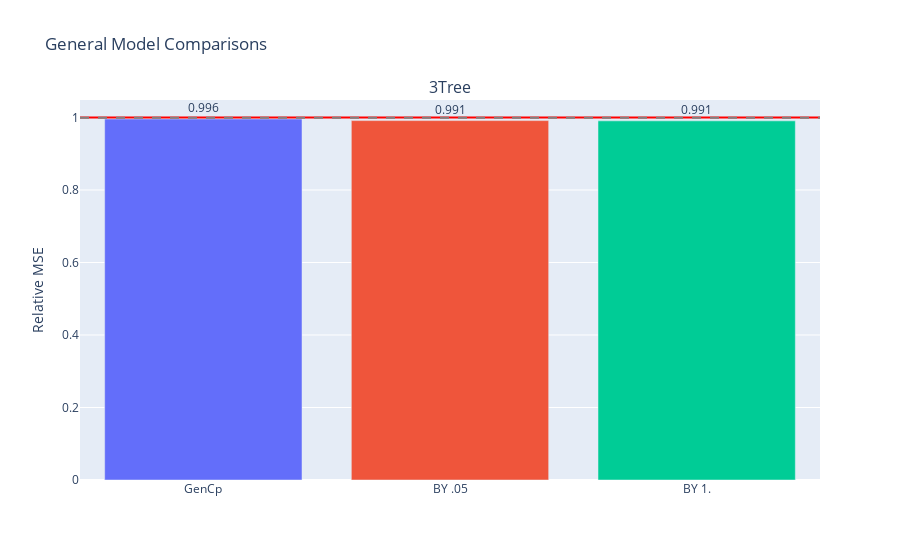

The cell this chart's notebook holds for it:
### Code cell
fig = gen_model_barplots(
    model_errs, 
    model_names, 
    est_names, 
    title, 
    has_elev_err=True
)
fig.show()

### Figure 1 — Plotly figure (JSON) as saved in the notebook; plotly's stock layout.template omitted (floating-point values rounded to 4 significant figures)
{"data": [{"marker": {"color": ["#636EFA", "#EF553B", "#00CC96", "#AB63FA", "#FFA15A", "#19D3F3", "#FF6692", "#B6E880", "#FF97FF", "#FECB52"]}, "text": [0.996, 0.991, 0.991], "textposition": "outside", "type": "bar", "x": ["GenCp", "BY .05", "BY 1."], "xaxis": "x", "y": [0.9959, 0.9915, 0.9908], "yaxis": "y"}], "layout": {"annotations": [{"font": {"size": 16}, "showarrow": false, "text": "3Tree", "x": 0.5, "xanchor": "center", "xref": "paper", "y": 1, "yanchor": "bottom", "yref": "paper"}], "shapes": [{"line": {"color": "red"}, "type": "line", "x0": 0, "x1": 1, "xref": "x domain", "y0": 1, "y1": 1, "yref": "y"}, {"line": {"color": "grey", "dash": "dash"}, "type": "line", "x0": 0, "x1": 1, "xref": "x domain", "y0": 0.9995, "y1": 0.9995, "yref": "y"}], "title": {"text": "General Model Comparisons"}, "xaxis": {"anchor": "y", "domain": [0, 1]}, "yaxis": {"anchor": "x", "domain": [0, 1], "title": {"text": "Relative MSE"}}}}
